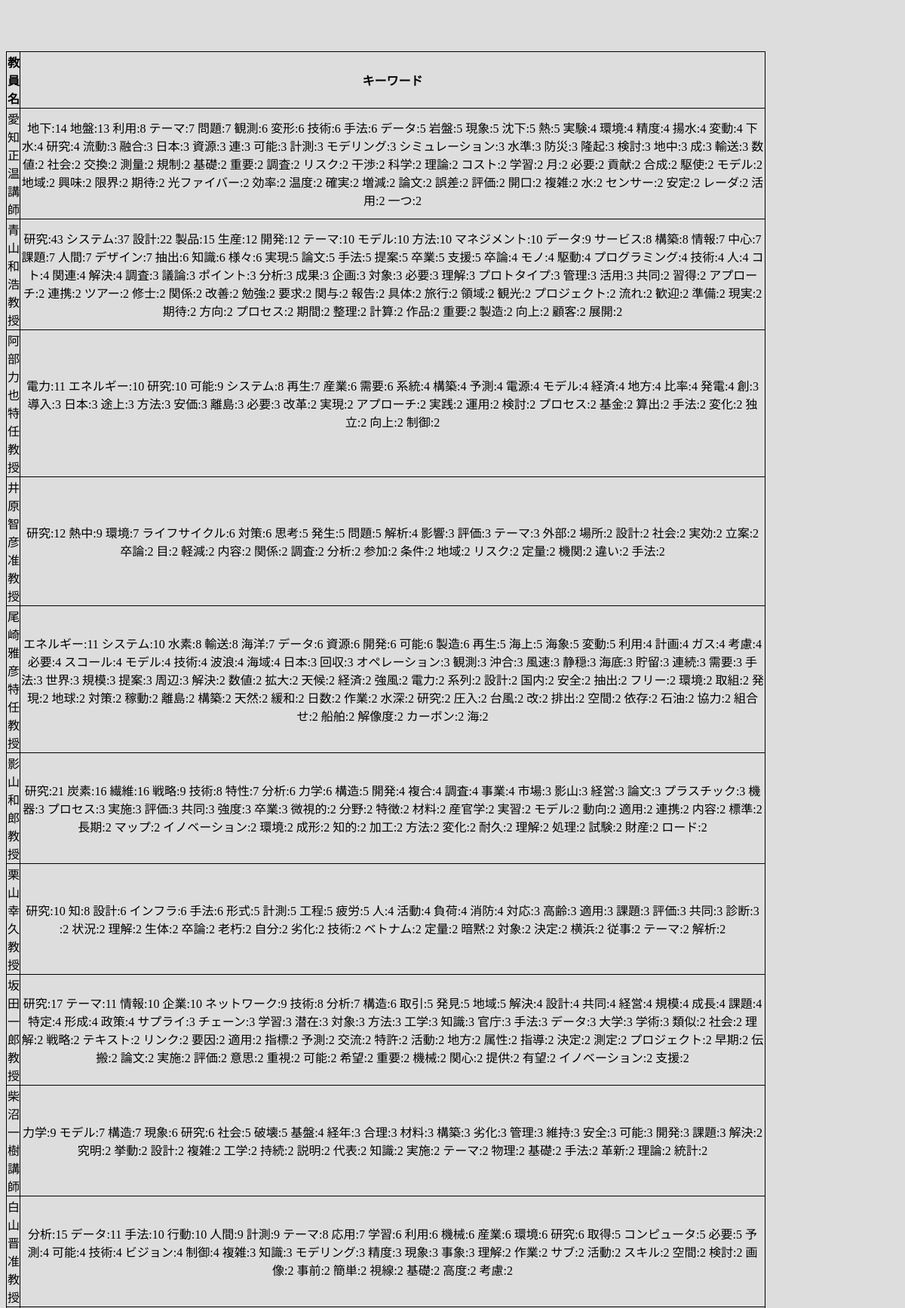
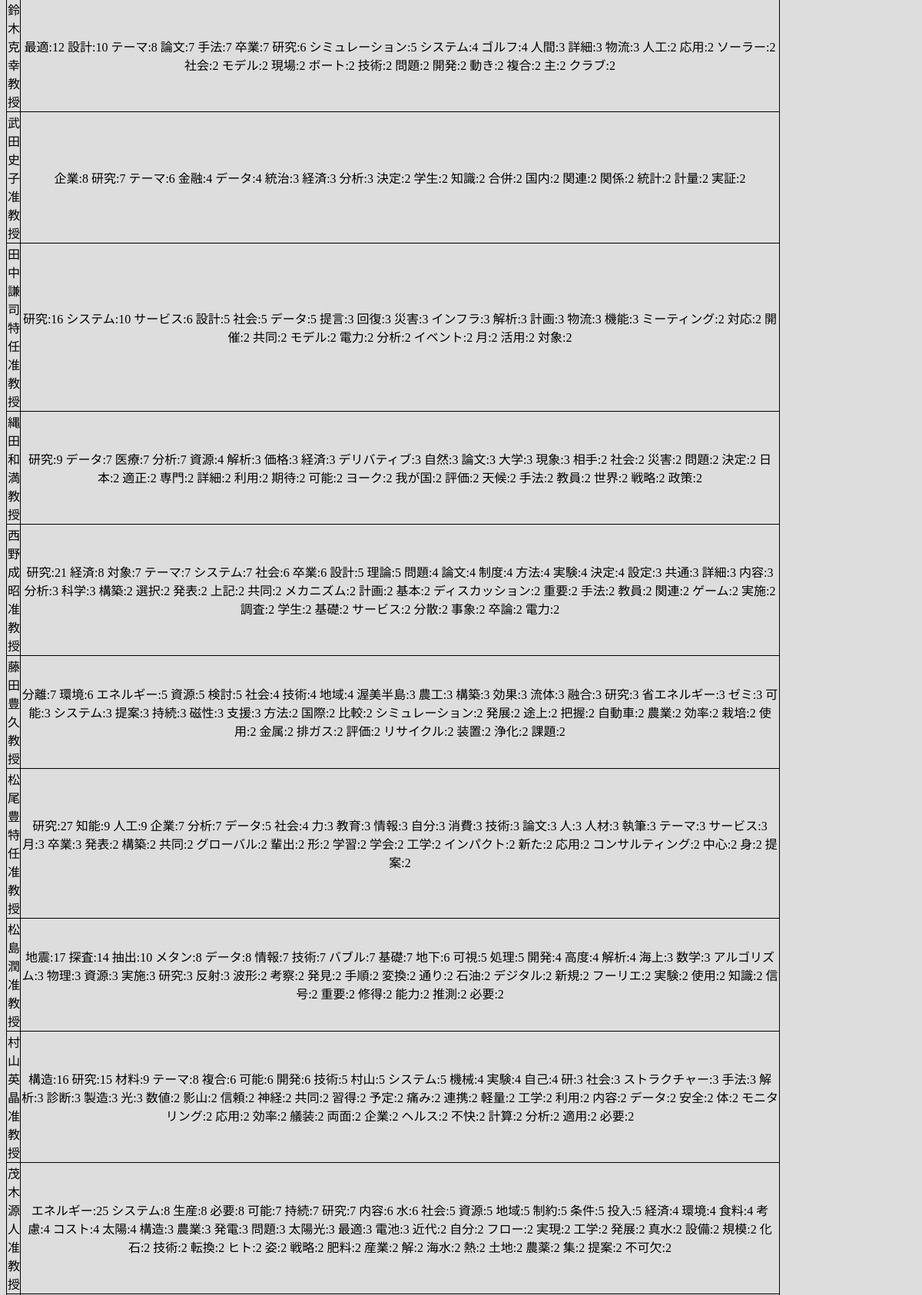
The app's page /db (upper part) with its own data (2 pictures, top to bottom).
### tables this page shows
CREATE TABLE teachers(
  id integer primary key autoincrement,
  name text,
  keywords text
);

### main.py (the view)
@app.route("/db")
def db_show():
    cur = g.db.execute('select name, keywords from teachers')
    table = [dict(name=row[0],keywords=row[1]) for row in cur.fetchall()]
    return render_template('show_data.html', teachers_table = table)

### main.py (called while the page is built)
def connect_db():
    return sqlite3.connect(app.config['DATABASE'])

@app.before_request
def before_request():
    g.db = connect_db() # g：とりあえず全てを格納する変数．データベースのコネクションやログインしてるユーザ情報など．

@app.teardown_request
def teardown_request(exception):
    db = getattr(g, "db", None)
    if db is not None:
        db.close()

### templates/show_data.html (shortened to what this page needs)
<!DOCTYPE html>
<html lang="ja">
<head>
    <link rel="stylesheet" href="{{ url_for('static', filename='index.css') }}">
</head>
<body>
    <table>
        <tr>
            <th width="15">教員名</th>
            <th width="985">キーワード</th>
    　   </tr>
        {% for row in teachers_table %}
            <tr>
                <td>{{ row.name }}</td>
                <td>{{ row.keywords }}</td>
            <tr>
        {% endfor %}<br><br><br>
    </table>
    <br>
</body>
</html>

### static/index.css (style rules this page uses)
body { text-align: center; background-color:#DDDDDD; }
table { border-collapse:collapse; width:1000px; table-layout: fixed; }
table, th, td { border: 1px solid black; }

### records on screen
teachers: name "愛知 正温 講師", keywords "地下:14 地盤:13 利用:8 テーマ:7 問題:7 観測:6 変形:6 技術:6 手法:6 データ:5 岩盤:5 現象:5 沈下:5 熱:5 実験:4 環境:4 精度:4 揚水:4 変動:4 下水:4 研究:4 流動:3 融合:3 日本:3 資源:3 連:3 可能:3 計測:3 モデリング:3 シミュレーション:3 水準:3 防災:3 隆起:3 検討:3 地中:3 成:3 輸送:3 数値:2 社会:2 交換:2 測量:2 規制:2 基礎:2 重要:2 調査:2 リスク:2 干渉:2 科学:2 理論:2 コスト:2 学習:2 月:2 必要:2 貢献:2 合成:2 駆使:2 モデル:2 地域:2 興味:2 限界:2 期待:2 光ファイバー:2 効率:2 温度:2 確実:2 増減:2 論文:2 誤差:2 評価:2 開口:2 複雑:2 水:2 センサー:2 安定:2 レーダ:2 活用:2 一つ:2"
teachers: name "青山 和浩 教授", keywords "研究:43 システム:37 設計:22 製品:15 生産:12 開発:12 テーマ:10 モデル:10 方法:10 マネジメント:10 データ:9 サービス:8 構築:8 情報:7 中心:7 課題:7 人間:7 デザイン:7 抽出:6 知識:6 様々:6 実現:5 論文:5 手法:5 提案:5 卒業:5 支援:5 卒論:4 モノ:4 駆動:4 プログラミング:4 技術:4 人:4 コト:4 関連:4 解決:4 調査:3 議論:3 ポイント:3 分析:3 成果:3 企画:3 対象:3 必要:3 理解:3 プロトタイプ:3 管理:3 活用:3 共同:2 習得:2 アプローチ:2 連携:2 ツアー:2 修士:2 関係:2 改善:2 勉強:2 要求:2 関与:2 報告:2 具体:2 旅行:2 領域:2 観光:2 プロジェクト:2 流れ:2 歓迎:2 準備:2 現実:2 期待:2 方向:2 プロセス:2 期間:2 整理:2 計算:2 作品:2 重要:2 製造:2 向上:2 顧客:2 展開:2"
teachers: name "阿部 力也 特任教授", keywords "電力:11 エネルギー:10 研究:10 可能:9 システム:8 再生:7 産業:6 需要:6 系統:4 構築:4 予測:4 電源:4 モデル:4 経済:4 地方:4 比率:4 発電:4 創:3 導入:3 日本:3 途上:3 方法:3 安価:3 離島:3 必要:3 改革:2 実現:2 アプローチ:2 実践:2 運用:2 検討:2 プロセス:2 基金:2 算出:2 手法:2 変化:2 独立:2 向上:2 制御:2"
teachers: name "井原 智彦 准教授", keywords "研究:12 熱中:9 環境:7 ライフサイクル:6 対策:6 思考:5 発生:5 問題:5 解析:4 影響:3 評価:3 テーマ:3 外部:2 場所:2 設計:2 社会:2 実効:2 立案:2 卒論:2 目:2 軽減:2 内容:2 関係:2 調査:2 分析:2 参加:2 条件:2 地域:2 リスク:2 定量:2 機関:2 違い:2 手法:2"
teachers: name "尾崎 雅彦 特任教授", keywords "エネルギー:11 システム:10 水素:8 輸送:8 海洋:7 データ:6 資源:6 開発:6 可能:6 製造:6 再生:5 海上:5 海象:5 変動:5 利用:4 計画:4 ガス:4 考慮:4 必要:4 スコール:4 モデル:4 技術:4 波浪:4 海域:4 日本:3 回収:3 オペレーション:3 観測:3 沖合:3 風速:3 静穏:3 海底:3 貯留:3 連続:3 需要:3 手法:3 世界:3 規模:3 提案:3 周辺:3 解決:2 数値:2 拡大:2 天候:2 経済:2 強風:2 電力:2 系列:2 設計:2 国内:2 安全:2 抽出:2 フリー:2 環境:2 取組:2 発現:2 地球:2 対策:2 稼動:2 離島:2 構築:2 天然:2 緩和:2 日数:2 作業:2 水深:2 研究:2 圧入:2 台風:2 改:2 排出:2 空間:2 依存:2 石油:2 協力:2 組合せ:2 船舶:2 解像度:2 カーボン:2 海:2"
teachers: name "影山 和郎 教授", keywords "研究:21 炭素:16 繊維:16 戦略:9 技術:8 特性:7 分析:6 力学:6 構造:5 開発:4 複合:4 調査:4 事業:4 市場:3 影山:3 経営:3 論文:3 プラスチック:3 機器:3 プロセス:3 実施:3 評価:3 共同:3 強度:3 卒業:3 微視的:2 分野:2 特徴:2 材料:2 産官学:2 実習:2 モデル:2 動向:2 適用:2 連携:2 内容:2 標準:2 長期:2 マップ:2 イノベーション:2 環境:2 成形:2 知的:2 加工:2 方法:2 変化:2 耐久:2 理解:2 処理:2 試験:2 財産:2 ロード:2"
teachers: name "栗山 幸久 教授", keywords "研究:10 知:8 設計:6 インフラ:6 手法:6 形式:5 計測:5 工程:5 疲労:5 人:4 活動:4 負荷:4 消防:4 対応:3 高齢:3 適用:3 課題:3 評価:3 共同:3 診断:3 :2 状況:2 理解:2 生体:2 卒論:2 老朽:2 自分:2 劣化:2 技術:2 ベトナム:2 定量:2 暗黙:2 対象:2 決定:2 横浜:2 従事:2 テーマ:2 解析:2"
teachers: name "坂田 一郎 教授", keywords "研究:17 テーマ:11 情報:10 企業:10 ネットワーク:9 技術:8 分析:7 構造:6 取引:5 発見:5 地域:5 解決:4 設計:4 共同:4 経営:4 規模:4 成長:4 課題:4 特定:4 形成:4 政策:4 サプライ:3 チェーン:3 学習:3 潜在:3 対象:3 方法:3 工学:3 知識:3 官庁:3 手法:3 データ:3 大学:3 学術:3 類似:2 社会:2 理解:2 戦略:2 テキスト:2 リンク:2 要因:2 適用:2 指標:2 予測:2 交流:2 特許:2 活動:2 地方:2 属性:2 指導:2 決定:2 測定:2 プロジェクト:2 早期:2 伝搬:2 論文:2 実施:2 評価:2 意思:2 重視:2 可能:2 希望:2 重要:2 機械:2 関心:2 提供:2 有望:2 イノベーション:2 支援:2"
teachers: name "柴沼 一樹 講師", keywords "力学:9 モデル:7 構造:7 現象:6 研究:6 社会:5 破壊:5 基盤:4 経年:3 合理:3 材料:3 構築:3 劣化:3 管理:3 維持:3 安全:3 可能:3 開発:3 課題:3 解決:2 究明:2 挙動:2 設計:2 複雑:2 工学:2 持続:2 説明:2 代表:2 知識:2 実施:2 テーマ:2 物理:2 基礎:2 手法:2 革新:2 理論:2 統計:2"
teachers: name "白山 晋 准教授", keywords "分析:15 データ:11 手法:10 行動:10 人間:9 計測:9 テーマ:8 応用:7 学習:6 利用:6 機械:6 産業:6 環境:6 研究:6 取得:5 コンピュータ:5 必要:5 予測:4 可能:4 技術:4 ビジョン:4 制御:4 複雑:3 知識:3 モデリング:3 精度:3 現象:3 事象:3 理解:2 作業:2 サブ:2 活動:2 スキル:2 空間:2 検討:2 画像:2 事前:2 簡単:2 視線:2 基礎:2 高度:2 考慮:2"
teachers: name "鈴木 克幸 教授", keywords "最適:12 設計:10 テーマ:8 論文:7 手法:7 卒業:7 研究:6 シミュレーション:5 システム:4 ゴルフ:4 人間:3 詳細:3 物流:3 人工:2 応用:2 ソーラー:2 社会:2 モデル:2 現場:2 ボート:2 技術:2 問題:2 開発:2 動き:2 複合:2 主:2 クラブ:2"
teachers: name "武田 史子 准教授", keywords "企業:8 研究:7 テーマ:6 金融:4 データ:4 統治:3 経済:3 分析:3 決定:2 学生:2 知識:2 合併:2 国内:2 関連:2 関係:2 統計:2 計量:2 実証:2"
teachers: name "田中 謙司 特任准教授", keywords "研究:16 システム:10 サービス:6 設計:5 社会:5 データ:5 提言:3 回復:3 災害:3 インフラ:3 解析:3 計画:3 物流:3 機能:3 ミーティング:2 対応:2 開催:2 共同:2 モデル:2 電力:2 分析:2 イベント:2 月:2 活用:2 対象:2"
teachers: name "縄田 和満 教授", keywords "研究:9 データ:7 医療:7 分析:7 資源:4 解析:3 価格:3 経済:3 デリバティブ:3 自然:3 論文:3 大学:3 現象:3 相手:2 社会:2 災害:2 問題:2 決定:2 日本:2 適正:2 専門:2 詳細:2 利用:2 期待:2 可能:2 ヨーク:2 我が国:2 評価:2 天候:2 手法:2 教員:2 世界:2 戦略:2 政策:2"
teachers: name "西野 成昭 准教授", keywords "研究:21 経済:8 対象:7 テーマ:7 システム:7 社会:6 卒業:6 設計:5 理論:5 問題:4 論文:4 制度:4 方法:4 実験:4 決定:4 設定:3 共通:3 詳細:3 内容:3 分析:3 科学:3 構築:2 選択:2 発表:2 上記:2 共同:2 メカニズム:2 計画:2 基本:2 ディスカッション:2 重要:2 手法:2 教員:2 関連:2 ゲーム:2 実施:2 調査:2 学生:2 基礎:2 サービス:2 分散:2 事象:2 卒論:2 電力:2"
teachers: name "藤田 豊久 教授", keywords "分離:7 環境:6 エネルギー:5 資源:5 検討:5 社会:4 技術:4 地域:4 渥美半島:3 農工:3 構築:3 効果:3 流体:3 融合:3 研究:3 省エネルギー:3 ゼミ:3 可能:3 システム:3 提案:3 持続:3 磁性:3 支援:3 方法:2 国際:2 比較:2 シミュレーション:2 発展:2 途上:2 把握:2 自動車:2 農業:2 効率:2 栽培:2 使用:2 金属:2 排ガス:2 評価:2 リサイクル:2 装置:2 浄化:2 課題:2"
teachers: name "松尾 豊 特任准教授", keywords "研究:27 知能:9 人工:9 企業:7 分析:7 データ:5 社会:4 力:3 教育:3 情報:3 自分:3 消費:3 技術:3 論文:3 人:3 人材:3 執筆:3 テーマ:3 サービス:3 月:3 卒業:3 発表:2 構築:2 共同:2 グローバル:2 輩出:2 形:2 学習:2 学会:2 工学:2 インパクト:2 新た:2 応用:2 コンサルティング:2 中心:2 身:2 提案:2"
teachers: name "松島 潤 准教授", keywords "地震:17 探査:14 抽出:10 メタン:8 データ:8 情報:7 技術:7 バブル:7 基礎:7 地下:6 可視:5 処理:5 開発:4 高度:4 解析:4 海上:3 数学:3 アルゴリズム:3 物理:3 資源:3 実施:3 研究:3 反射:3 波形:2 考察:2 発見:2 手順:2 変換:2 通り:2 石油:2 デジタル:2 新規:2 フーリエ:2 実験:2 使用:2 知識:2 信号:2 重要:2 修得:2 能力:2 推測:2 必要:2"
teachers: name "村山 英晶 准教授", keywords "構造:16 研究:15 材料:9 テーマ:8 複合:6 可能:6 開発:6 技術:5 村山:5 システム:5 機械:4 実験:4 自己:4 研:3 社会:3 ストラクチャー:3 手法:3 解析:3 診断:3 製造:3 光:3 数値:2 影山:2 信頼:2 神経:2 共同:2 習得:2 予定:2 痛み:2 連携:2 軽量:2 工学:2 利用:2 内容:2 データ:2 安全:2 体:2 モニタリング:2 応用:2 効率:2 艤装:2 両面:2 企業:2 ヘルス:2 不快:2 計算:2 分析:2 適用:2 必要:2"
teachers: name "茂木 源人 准教授", keywords "エネルギー:25 システム:8 生産:8 必要:8 可能:7 持続:7 研究:7 内容:6 水:6 社会:5 資源:5 地域:5 制約:5 条件:5 投入:5 経済:4 環境:4 食料:4 考慮:4 コスト:4 太陽:4 構造:3 農業:3 発電:3 問題:3 太陽光:3 最適:3 電池:3 近代:2 自分:2 フロー:2 実現:2 工学:2 発展:2 真水:2 設備:2 規模:2 化石:2 技術:2 転換:2 ヒト:2 姿:2 戦略:2 肥料:2 産業:2 解:2 海水:2 熱:2 土地:2 農薬:2 集:2 提案:2 不可欠:2"
